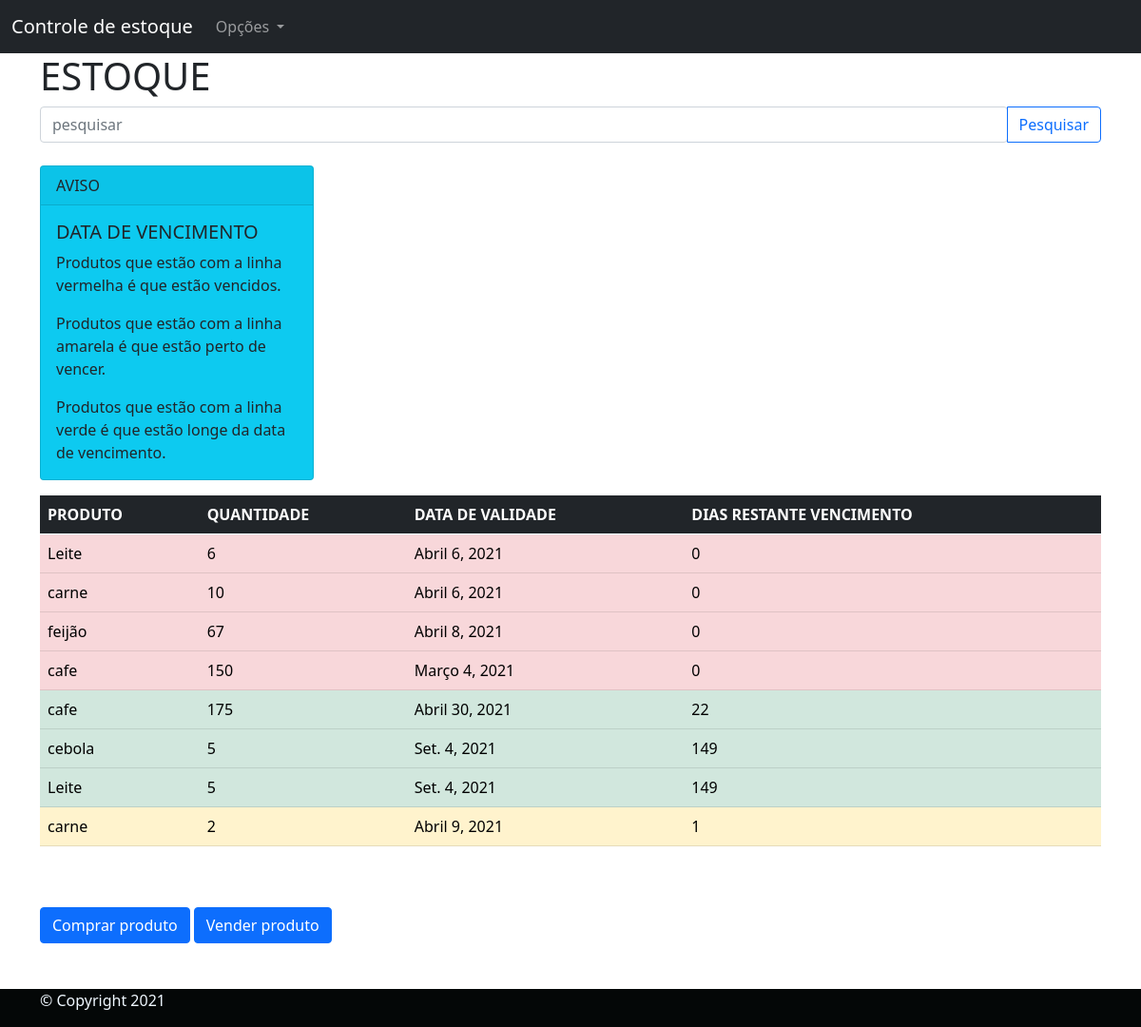
The app's page /Listar-produto/, older data.
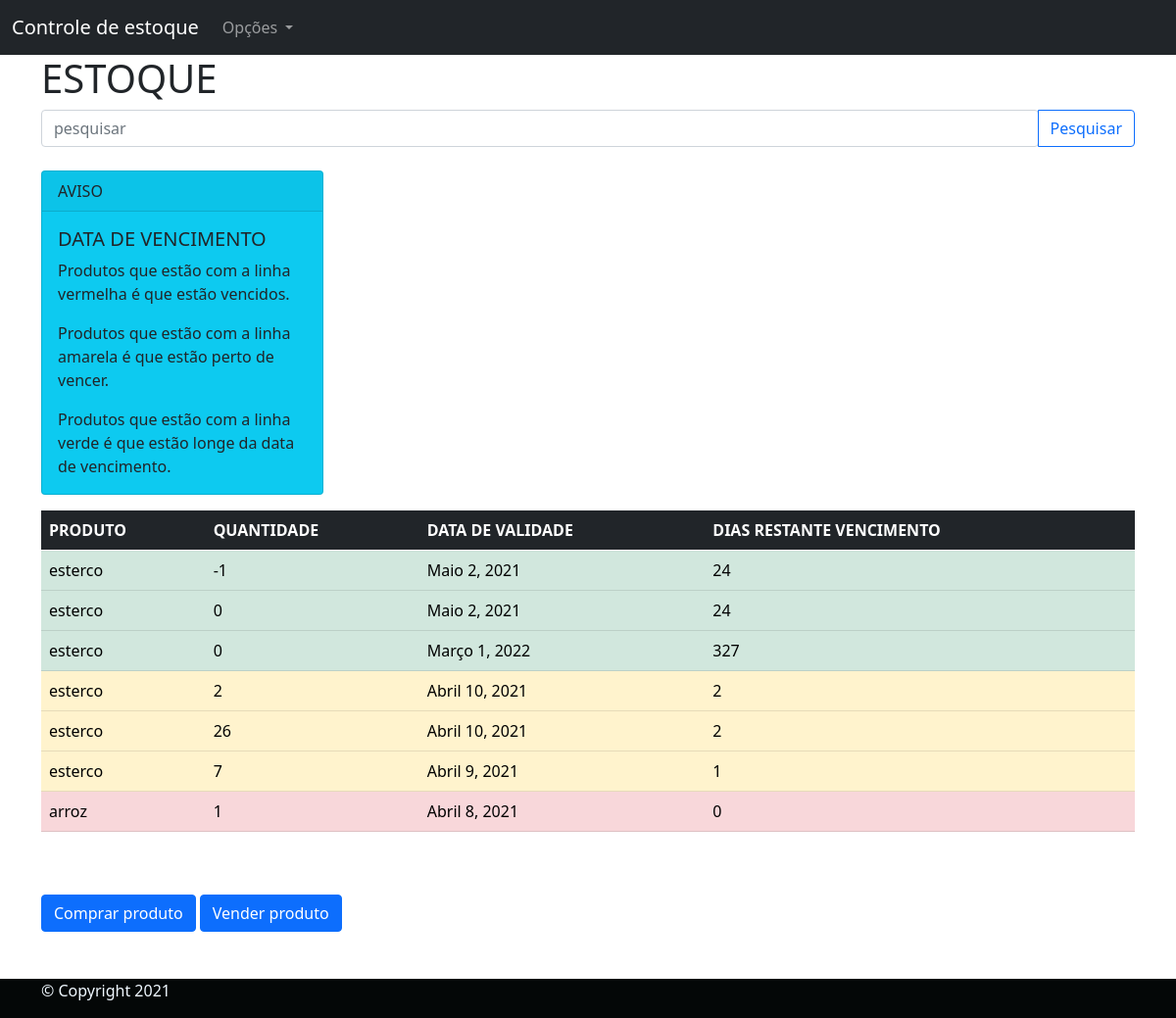
The same page, newer data.
### estoque/models.py (models this page shows, shortened)
class ProdutoEstoque(models.Model):
    produto = models.ForeignKey(Produto, on_delete=models.CASCADE)
    quantidade = models.IntegerField(verbose_name="Quantidade de produto:")
    data_de_validade = models.DateField(verbose_name="Data de validade:")
    class Meta:
        verbose_name = "Estoque"
        verbose_name_plural = "Estoques"
        db_table = "Estoque"

class Produto(models.Model):
    categoria = models.CharField(
        verbose_name="Categoria:", max_length=30, choices=TIPO_ALIMENTO)
    nome = models.CharField(verbose_name="Nome do produto:", max_length=194)
    descricao = models.TextField(
        verbose_name="Descrição do produto:", max_length=194, blank=False, null=False)
    class Meta:
        verbose_name = "Produto"
        verbose_name_plural = "Produtos"
        db_table = "produto"

### estoque/views.py (the view)
# urls.py: path('Listar-produto/', listar_produto, name="listar_produto",),
def listar_produto(request):
    today = datetime.date.today()
    allproduto = ProdutoEstoque.objects.all()
    listProdutoEstoque = []
    for q in allproduto:
        if q.data_de_validade >= today:
            diasVenc = q.data_de_validade - today
            diasVenc = diasVenc.days
        else:
            diasVenc = 0
        obj = {
            'Produto': q,
            "DiasVenc": diasVenc,
        }
        listProdutoEstoque.append(obj)
    context = {
        "listProdutoEstoque": listProdutoEstoque,
    }
    return render(request, "listar_produto.html", context)

### templates/listar_produto.html (shortened to what this page needs)
{% extends 'base.html' %}
{% block conteudo %}
<main class="container">
    <h1>ESTOQUE</h1>
    <div class="input-group">
      <input type="search" class="form-control rounded" placeholder="pesquisar" aria-label="Search"
        aria-describedby="search-addon"/>
      <button type="button" class="btn btn-outline-primary">Pesquisar</button>
    </div>
    <br>
    <div class="card text-dark bg-info mb-3" style="max-width: 18rem;">
      <div class="card-header">AVISO</div>
      <div class="card-body">
        <h5 class="card-title">DATA DE VENCIMENTO</h5>
        <p class="card-text">Produtos que estão com a linha vermelha é que estão vencidos.</p>
        <p class="card-text">Produtos que estão com a linha amarela é que estão perto de vencer.</p>
        <p class="card-text">Produtos que estão com a linha verde é que estão longe da data de vencimento.</p>
      </div>
    </div>
    {% if listProdutoEstoque %}
    <table class="table table-dark">
        <thead>
          <tr>
            <th scope="col">PRODUTO</th>
            <th scope="col">QUANTIDADE</th>
            <th scope="col">DATA DE VALIDADE</th>
            <th scope="col">DIAS RESTANTE VENCIMENTO</th>
        </thead>
        <tbody>
         {% for aux in listProdutoEstoque %}
          {% if aux.DiasVenc == 0 %}
            <tr class="table-danger">
          {% elif aux.DiasVenc < 5 %}
            <tr class="table-warning">
          {% else %}
            <tr class="table-success">
          {% endif %}
            <td>{{aux.Produto.produto.nome}}</td>
            <td>{{aux.Produto.quantidade}}</td>
            <td>{{aux.Produto.data_de_validade}}</td>
            <td>{{aux.DiasVenc}}</td>
          </tr>
          {% endfor %}
        </tbody>
      </table>
        {% endif%}
        <br>
        <br>
       <div>
          <a href="{%url 'compra_de_produtos' %}" class="btn btn-primary">Comprar produto</a>
          <a href="{%url 'venda_de_produtos' %}" class="btn btn-primary">Vender produto</a>
        </div>
</main>
<br>
<br>
{% endblock %}

Row changes from the older to the newer data that the page shows:
removed ProdutoEstoque: Produto.produto.nome "carne", Produto.quantidade "2", Produto.data_de_validade "Abril 9, 2021", DiasVenc "1"
changed ProdutoEstoque (number 1 of 7 on the later page): Produto.produto.nome "Leite" → "esterco"; Produto.quantidade "6" → "-1"; Produto.data_de_validade "Abril 6, 2021" → "Maio 2, 2021"; DiasVenc "0" → "24"
changed ProdutoEstoque (number 2 of 7 on the later page): Produto.produto.nome "carne" → "esterco"; Produto.quantidade "10" → "0"; Produto.data_de_validade "Abril 6, 2021" → "Maio 2, 2021"; DiasVenc "0" → "24"
changed ProdutoEstoque: Produto.produto.nome "feijão" → "esterco"; Produto.quantidade "67" → "0"; Produto.data_de_validade "Abril 8, 2021" → "Março 1, 2022"; DiasVenc "0" → "327"
changed ProdutoEstoque (number 4 of 7 on the later page): Produto.produto.nome "cafe" → "esterco"; Produto.quantidade "150" → "2"; Produto.data_de_validade "Março 4, 2021" → "Abril 10, 2021"; DiasVenc "0" → "2"
changed ProdutoEstoque (number 5 of 7 on the later page): Produto.produto.nome "cafe" → "esterco"; Produto.quantidade "175" → "26"; Produto.data_de_validade "Abril 30, 2021" → "Abril 10, 2021"; DiasVenc "22" → "2"
changed ProdutoEstoque: Produto.produto.nome "cebola" → "esterco"; Produto.quantidade "5" → "7"; Produto.data_de_validade "Set. 4, 2021" → "Abril 9, 2021"; DiasVenc "149" → "1"
changed ProdutoEstoque: Produto.produto.nome "Leite" → "arroz"; Produto.quantidade "5" → "1"; Produto.data_de_validade "Set. 4, 2021" → "Abril 8, 2021"; DiasVenc "149" → "0"
